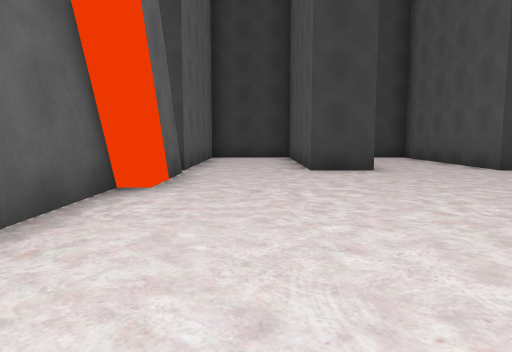
view 1 (above)

12 first-person views from a walk through a Unity game level. The camera is 1.3 m above the floor, tilts 6° down and sees 70° across. The floor is counted in squares, 2 m on a side. Each view is taken from the middle of a square. On the plan, view 1 faces up. The plan holds only what a view shows up to about 11 squares ahead; the rest is blank. The place goes on beyond the plan.

view 2
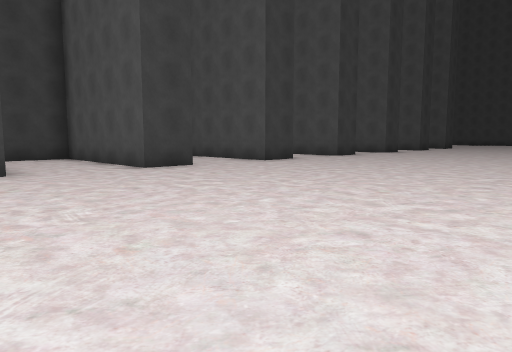

view 3
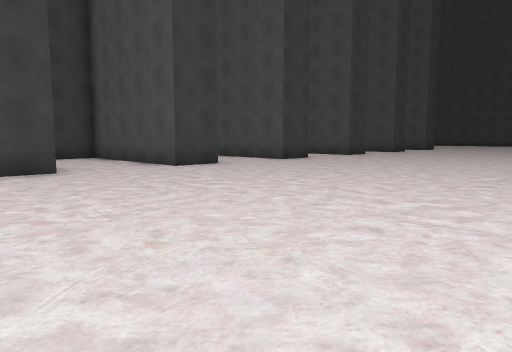

view 4
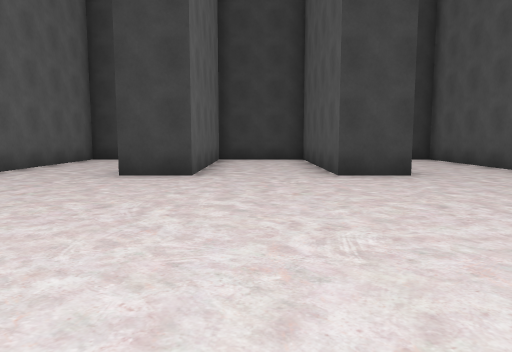

view 5
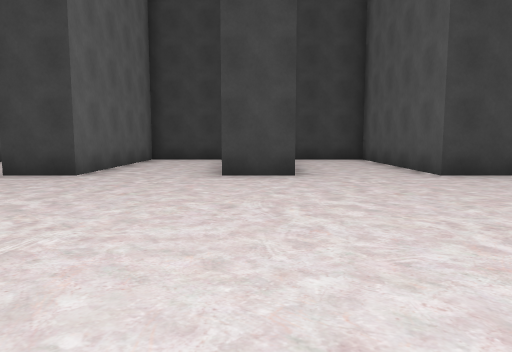

view 6
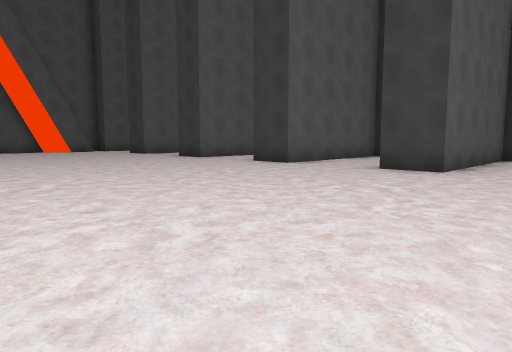

view 7
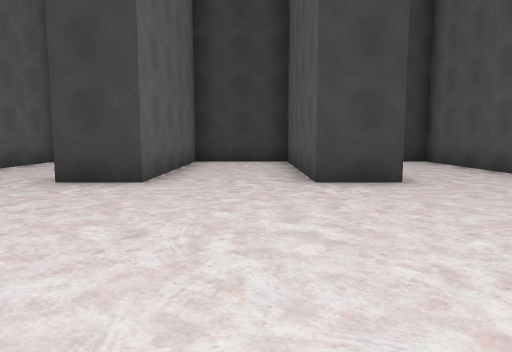

view 8
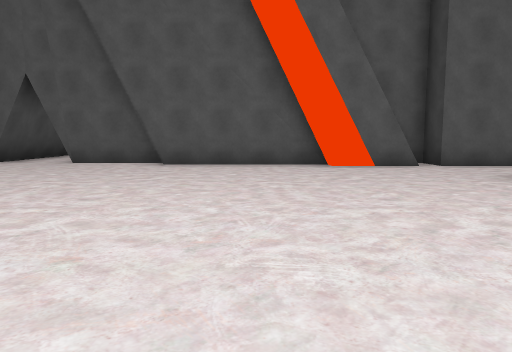

view 9
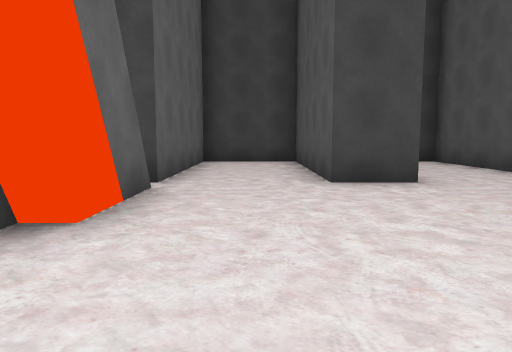

view 10
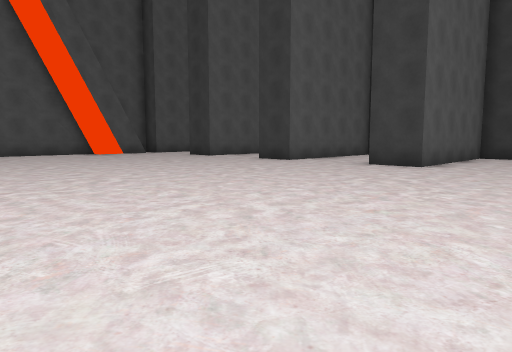

view 11
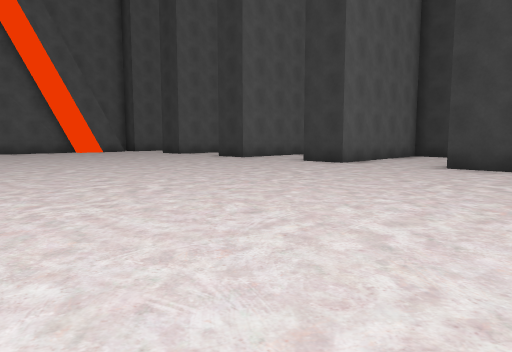

view 12
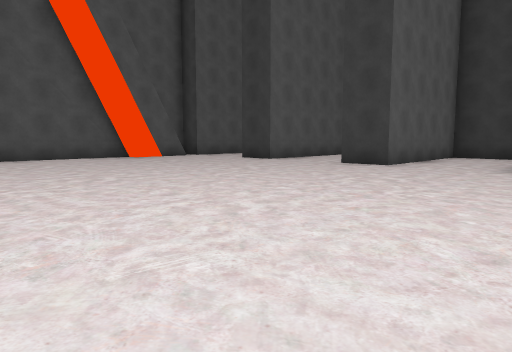

### Floor plan
Points are (right, up) in squares from view 1. A wall is a line through its corners. A room is listed if a view was taken in it or the views show most of it. See-through windows are left out.
Room 1 (views 1, 2, 3, 4, 5, 6, 7, 8, 9, 10, 11, 12)
walls: (6.1, 12) (6.1, 7.3) (4.9, 7.3) (4.9, 12); (-1.3, 4.5) (-1.8, 4.5) (-1.8, 0.4); (9.9, 12) (9.9, 7.3) (8.6, 7.3) (8.6, 12); (-1.4, 6.6) (-1.4, 4.2); (2.4, 11.9) (2.4, 7.3) (1.1, 7.3) (1.1, 12); (16.2, 7.2) (16.2, 11.9) (-1.4, 11.9) (-1.4, 7.3) (-2.3, 7.3) (-2.3, 6.7); (-2.3, 0.6) (-2.4, -1.5); (13.7, 12) (13.7, 7.3) (12.4, 7.3) (12.4, 11.9)

Positions as (right, up) in squares from view 1, and headings:
1: (0, 0), facing up
2: (1, 0), facing up-right
3: (4, 0), facing up-right
4: (11, 1), facing up
5: (13, 1), facing up
6: (16, 0), facing up-left
7: (4, 2), facing up
8: (7, 3), facing left
9: (0, 2), facing up
10: (13, -1), facing up-left
11: (15, -1), facing up-left
12: (10, -1), facing up-left
